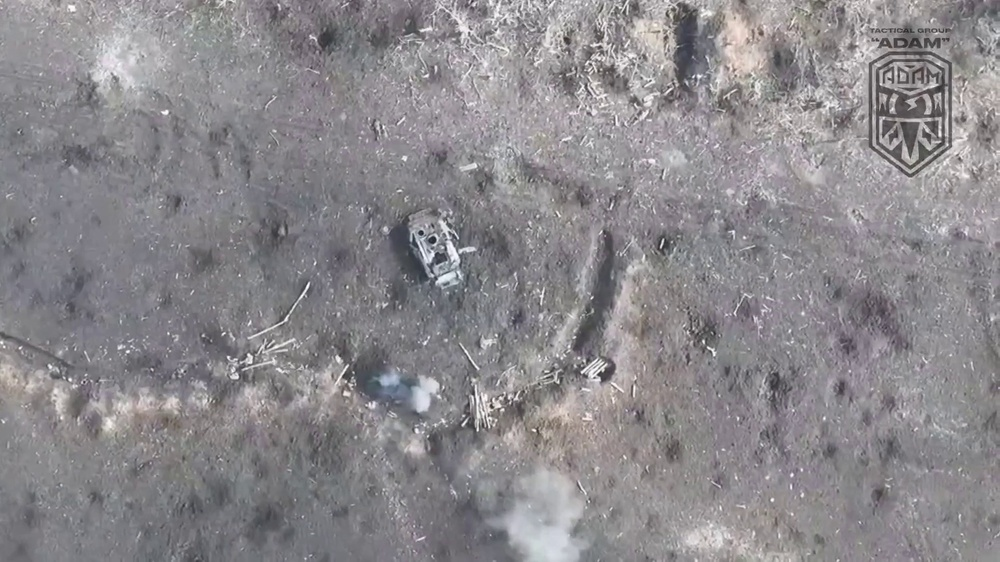
#> input picture extracted_frames/frame_0004.jpg, 1000 x 562 px, shrunk from 1920 x 1080 before the run
$ python lk_optical_flow.py
#> lines starting #> are read from the running program, lines starting #| are printed output that depends on the picture
import numpy as np
import cv2 as cv
import os


def compute_and_save_lk_optical_flow_for_images(image1_path, image2_path, output_image_path):
    """
    Reads two image files, computes Lucas-Kanade optical flow to track features from the first image to the second,
    draws the motion tracks on the second image, and saves the visualization to the specified output path.

    Parameters:
    - image1_path (str): Path to the first image.
    - image2_path (str): Path to the second image.
    - output_image_path (str): File path to save the output visualization image.
      Make sure to include a valid image extension (e.g., .png, .jpg).
    """
#> called with image1_path = 'extracted_frames/frame_0004.jpg', image2_path = 'extracted_frames/frame_0011.jpg'
    # Load the two images
    img1 = cv.imread(image1_path)
#> img1 is the input picture: shape (562, 1000, 3); mean B, G, R 140.3, 136.7, 139.5
    img2 = cv.imread(image2_path)
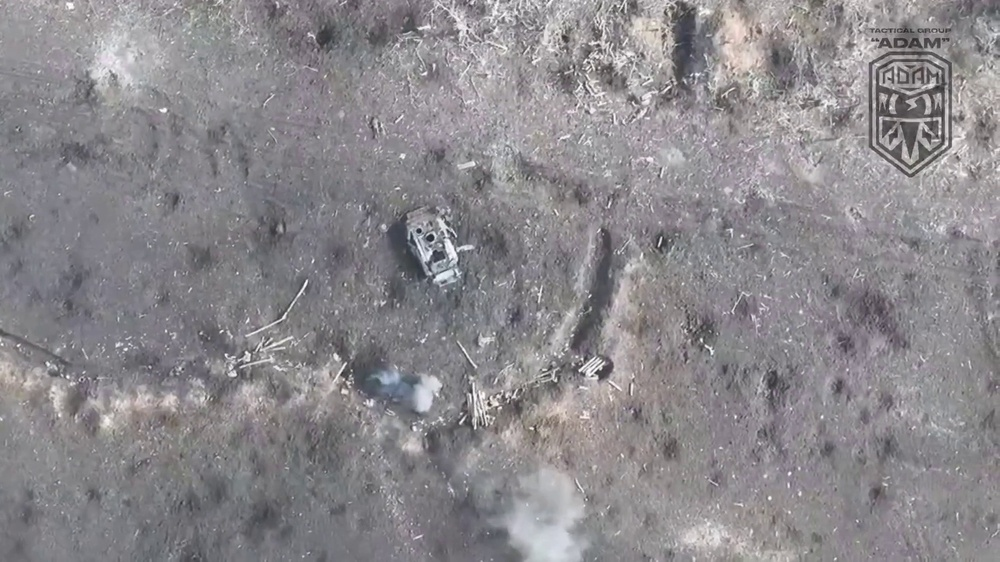
#> input picture extracted_frames/frame_0011.jpg, 1000 x 562 px, shrunk from 1920 x 1080 before the run
#> img2 is the input picture: shape (562, 1000, 3); mean B, G, R 140.6, 136.8, 139.6

    # Check if images were loaded correctly
    if img1 is None or img2 is None:
        print("Error: Could not load one or both images.")
        return

    # Convert images to grayscale
    gray1 = cv.cvtColor(img1, cv.COLOR_BGR2GRAY)
    gray2 = cv.cvtColor(img2, cv.COLOR_BGR2GRAY)

    # Parameters for Shi-Tomasi corner detection
    feature_params = dict(maxCorners=100,
                          qualityLevel=0.3,
                          minDistance=7,
                          blockSize=7)

    # Parameters for Lucas-Kanade optical flow
    lk_params = dict(winSize=(15, 15),
                     maxLevel=2,
                     criteria=(cv.TERM_CRITERIA_EPS | cv.TERM_CRITERIA_COUNT, 10, 0.03))

    # Detect features (corners) in the first image
    p0 = cv.goodFeaturesToTrack(gray1, mask=None, **feature_params)
#> p0 = 100 rows, first 8: [597, 376], [433, 239], [589, 62], [236, 376], [421, 233], [459, 251], [501, 407], [891, 80]
    if p0 is None:
        print("No features found in the first image.")
        return

    # Calculate optical flow from image1 to image2 using Lucas-Kanade method
    p1, st, err = cv.calcOpticalFlowPyrLK(gray1, gray2, p0, None, **lk_params)
#> p1 = 100 rows, first 8: [594.6, 374.2], [430.9, 236.8], [587.1, 60.31], [233.8, 373.5], [418.9, 230.9], [457.1, 249.1], [498.6, 405.2], [890.9, 79.77]; st = 100 values from 1 to 1; err = 100 values, max 23 at index 43, min 2.58 at index 89, mean 6.94
    if p1 is None or st is None:
        print("Error: Optical flow could not be computed.")
        return

    # Select good points that were successfully tracked
    good_new = p1[st == 1]
#> good_new = 100 pairs, first value 18.21 to 956, second value 0.68 to 427.1
    good_old = p0[st == 1]
#> good_old = 100 pairs, first value 20 to 958, second value 3 to 429

    # Create a mask image for drawing the optical flow tracks
    mask = np.zeros_like(img1)
    # Generate random colors for each track
    color = np.random.randint(0, 255, (100, 3))

    # Draw the tracks
    for i, (new, old) in enumerate(zip(good_new, good_old)):
        a, b = new.ravel()
        c, d = old.ravel()
        mask = cv.line(mask, (int(a), int(b)), (int(c), int(d)), color[i].tolist(), 2)
        img2 = cv.circle(img2, (int(a), int(b)), 5, color[i].tolist(), -1)
#> this loop made 100 passes
#> (a, b, c, d) on passes 1 to 12: (594.6, 374.2, 597, 376), (430.9, 236.8, 433, 239), (587.1, 60.31, 589, 62), (233.8, 373.5, 236, 376), (418.9, 230.9, 421, 233), (457.1, 249.1, 459, 251), (498.6, 405.2, 501, 407), (890.9, 79.77, 891, 80), (579.6, 372.3, 582, 374), (489.6, 405, 492, 407), (553.6, 379.3, 556, 381), (341.9, 390.9, 344, 393)
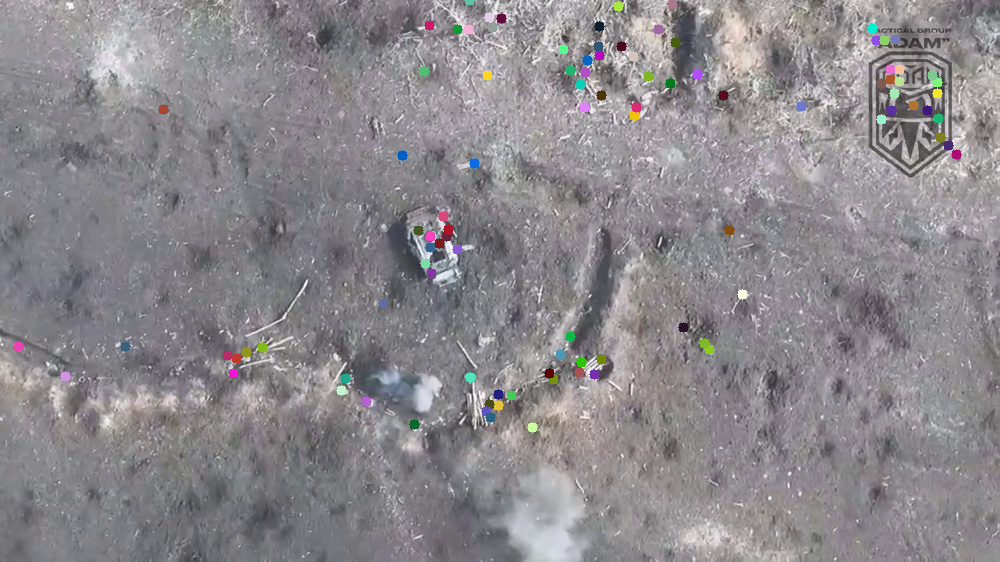
#> img2: shape (562, 1000, 3); mean B, G, R 140.1, 136.5, 139.3
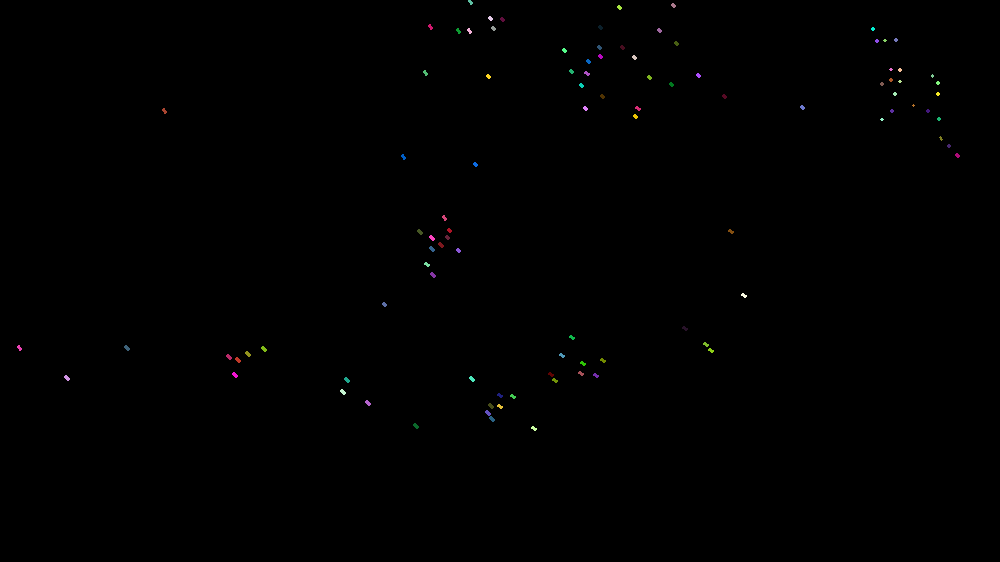
#> mask: shape (562, 1000, 3); mean of channels 0, 1, 2 0.4, 0.4, 0.4; drawn as B, G, R

    # Overlay the tracks on the second image
    output_img = cv.add(img2, mask)

    # Ensure the output directory exists and save the output image
    output_dir = os.path.dirname(output_image_path)
    if output_dir and not os.path.exists(output_dir):
        os.makedirs(output_dir)
    cv.imwrite(output_image_path, output_img)
    print(f"Optical flow visualization saved as '{output_image_path}'")

# Example usage:
compute_and_save_lk_optical_flow_for_images("extracted_frames/frame_0004.jpg",
                                            "extracted_frames/frame_0011.jpg",
                                            "output/LK_optical_flow/lk_optical_flow.png")
